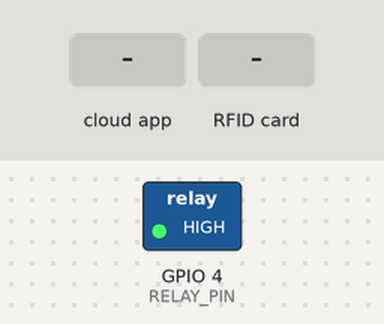
Bench run of a sketch on a simulated ESP32. On the bench: switched loads named in the sketch (green lamp = pin HIGH). The inputs (shaded band) are chosen by the test bench. WiFi joins after 1.5 s; servers stay silent unless stated; the Firebase database answers and starts empty; what the sketch prints to the serial monitor is not drawn.

Above: at 2.7 s.
2.8 s: the phone or cloud app sets status to unlocked
At 3.7 s:
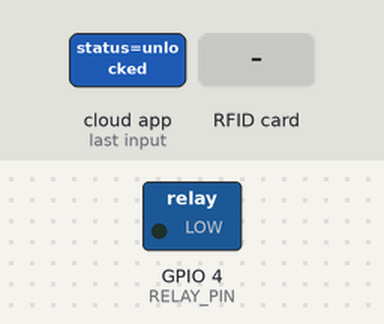
4.8 s: the phone or cloud app sets role to admin
7.8 s: RFID card 5E 7A 19 C4 held to the reader
Timing chart, 0 to 10.8 s (numbered marks = the images above; inputs shaded):
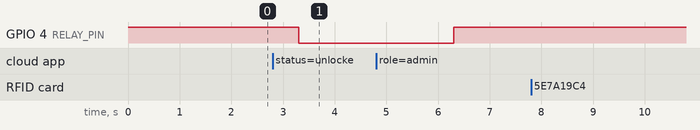

Measured:
- after the input at 2.8 s, GPIO 4 (RELAY_PIN): HIGH → LOW after 0.51 s
- after the input at 7.8 s, every drawn part: stays the same

The sketch:

SmartDoorLock.ino
```cpp
#include <SPI.h>
#include <MFRC522.h>
#include <WiFi.h>
#include <Firebase_ESP_Client.h>
#include "addons/TokenHelper.h"
#include "addons/RTDBHelper.h"
#include "secrets.h"  // ✅ Imported securely

// RFID
#define SS_PIN 21
#define RST_PIN 22
MFRC522 rfid(SS_PIN, RST_PIN);

// Relay
#define RELAY_PIN 4

// WiFi credentials
#define WIFI_SSID "YOUR SSID PUT IT HERE"
#define WIFI_PASSWORD "YOUR WIFI PASSWORD PUT IT HERE"

// Firebase credentials
#define API_KEY "YOUR_FIREBASE_API_KEY"
#define USER_EMAIL "YOUR_EMAIL"
#define USER_PASSWORD "YOUR_PASSWORD"
#define DATABASE_URL "YOUR_DATABASE_URL"

FirebaseData fbdo;
FirebaseAuth auth;
FirebaseConfig config;

String lastUid = "";
unsigned long lastScanTime = 0;
bool rfidResetRequired = false;

void setup() {
  Serial.begin(115200);
  pinMode(RELAY_PIN, OUTPUT);
  digitalWrite(RELAY_PIN, HIGH);  // Locked

  WiFi.begin(WIFI_SSID, WIFI_PASSWORD);
  Serial.print("Connecting to Wi-Fi");
  while (WiFi.status() != WL_CONNECTED) {
    delay(500);
    Serial.print(".");
  }
  Serial.println("\n✅ WiFi connected");

  config.api_key = API_KEY;
  config.database_url = DATABASE_URL;
  auth.user.email = USER_EMAIL;
  auth.user.password = USER_PASSWORD;
  config.token_status_callback = tokenStatusCallback;

  Firebase.begin(&config, &auth);
  Firebase.reconnectWiFi(true);

  while (!Firebase.ready()) {
    delay(500);
    Serial.print(".");
  }
  Serial.println("\n✅ Firebase ready");

  SPI.begin(18, 19, 23, 21);
  rfid.PCD_Init();
  Serial.println("🔄 RFID Initialized");
}

void loop() {
  handleRFID();

  static unsigned long lastCheck = 0;
  if (millis() - lastCheck > 300) {
    lastCheck = millis();
    handleAppUnlock();
    handleClearLogs();
  }

  delay(50);
}

void handleAppUnlock() {
  if (Firebase.ready() && Firebase.RTDB.getString(&fbdo, "/door/status")) {
    String status = fbdo.to<const char *>();
    if (status == "unlocked") {
      Serial.println("📲 App requested unlock");
      digitalWrite(RELAY_PIN, LOW);
      delay(3000);
      digitalWrite(RELAY_PIN, HIGH);

      Firebase.RTDB.setString(&fbdo, "/door/status", "locked");
      Firebase.RTDB.setString(&fbdo, "/door/method", "app");

      FirebaseJson json;
      json.set("status", "unlocked");
      json.set("method", "app");
      json.set("timestamp", String(millis()));
      Firebase.RTDB.pushJSON(&fbdo, "/logs", &json);

      rfid.PCD_Init();
    }
  }
}

void handleClearLogs() {
  if (Firebase.RTDB.getString(&fbdo, "/settings/clearLogs")) {
    String uid = fbdo.to<const char *>();
    String rolePath = "/users/" + uid + "/role";

    if (Firebase.RTDB.getString(&fbdo, rolePath)) {
      String role = fbdo.to<const char *>();
      if (role == "admin") {
        Firebase.RTDB.deleteNode(&fbdo, "/logs");
        Serial.println("🧼 Logs cleared by admin: " + uid);

        Firebase.RTDB.deleteNode(&fbdo, "/settings/clearLogs");
      } else {
        Serial.println("⛔ Not authorized to clear logs");
      }
    } else {
      Serial.println("❌ Failed to verify role");
    }
  }
}

void handleRFID() {
  if (rfidResetRequired) {
    rfid.PCD_Init();
    rfidResetRequired = false;
  }

  if (!rfid.PICC_IsNewCardPresent() || !rfid.PICC_ReadCardSerial()) return;

  String uid = "";
  for (byte i = 0; i < rfid.uid.size; i++) {
    if (rfid.uid.uidByte[i] < 0x10) uid += "0";
    uid += String(rfid.uid.uidByte[i], HEX);
  }
  uid.toLowerCase();
  Serial.println("🔍 Scanned UID: " + uid);

  if (uid == lastUid && millis() - lastScanTime < 5000) {
    Serial.println("⏳ Same UID scanned too soon. Ignoring...");
    return;
  }

  lastUid = uid;
  lastScanTime = millis();

  String rolePath = "/users/" + uid + "/role";
  if (Firebase.RTDB.getString(&fbdo, rolePath)) {
    String role = fbdo.to<const char *>();
    Serial.println("👤 Role: " + role);

    if (role == "admin" || role == "user") {
      Serial.println("✅ " + role + " authorized. Unlocking...");
      digitalWrite(RELAY_PIN, LOW);
      delay(3000);
      digitalWrite(RELAY_PIN, HIGH);

      Firebase.RTDB.setString(&fbdo, "/door/status", "locked");
      Firebase.RTDB.setString(&fbdo, "/door/method", "rfid");

      FirebaseJson json;
      json.set("status", "unlocked");
      json.set("method", "rfid");
      json.set("by", role);
      json.set("timestamp", String(millis()));
      Firebase.RTDB.pushJSON(&fbdo, "/logs", &json);
    } else {
      Serial.println("⛔ Role not authorized");
    }
  } else {
    Serial.println("❌ Failed to read role from Firebase");
  }

  rfid.PICC_HaltA();
  rfid.PCD_StopCrypto1();
  delay(1000);
  rfidResetRequired = true;
}
```

RTDBHelper.h
```cpp
#ifndef RTDB_HELPER_H
#define RTDB_HELPER_H

// Print result from RTDB
void printResult(FirebaseData &data) {
  if (data.dataType() == "json") {
    Serial.println(data.jsonString());
  } else {
    Serial.print("Path: ");
    Serial.println(data.dataPath());
    Serial.print("Type: ");
    Serial.println(data.dataType());
    Serial.print("Value: ");
    Serial.println(data.stringData());
  }
}

#endif
```

secrets.h
```cpp
#ifndef SECRETS_H
#define SECRETS_H

// 🔐 WiFi Credentials
#define WIFI_SSID "your_wifi_name"
#define WIFI_PASSWORD "your_wifi_password"

// 🔐 Firebase Credentials
#define API_KEY "your_firebase_api_key"
#define DATABASE_URL "your_firebase_database_url"
#define USER_EMAIL "your_firebase_user_email"
#define USER_PASSWORD "your_firebase_user_password"

#endif
```
